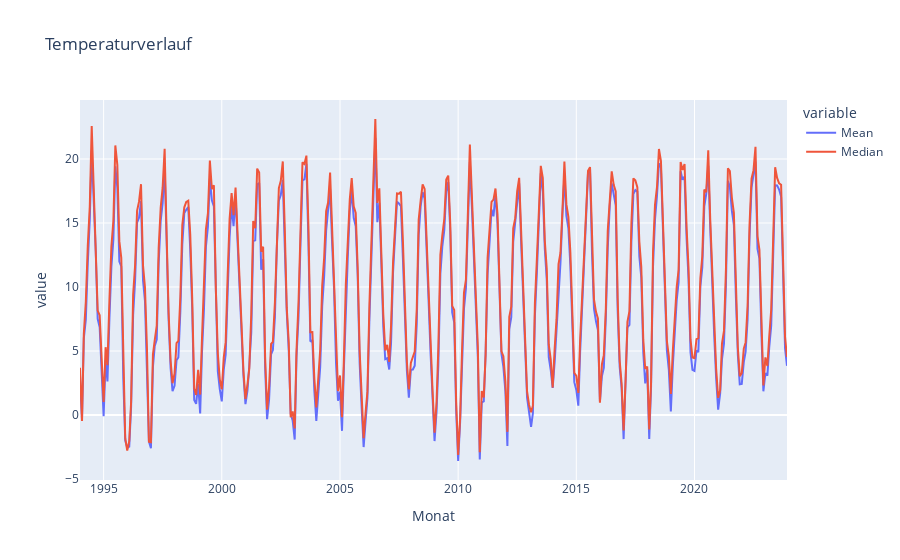

Write notebook code for a chart like this one.
### Code cell
fig = px.line(temp_data, x="Monat", y=["Mean", "Median"], title="Temperaturverlauf")
fig.show()

### Figure 1 — Plotly figure (JSON) as saved in the notebook; plotly's stock layout.template omitted (floating-point values rounded to 4 significant figures; data arrays with more than 128 entries replaced by an {"elided": "..."} marker saying what was removed)
{"data": [{"hovertemplate": "variable=Mean<br>Monat=%{x}<br>value=%{y}<extra></extra>", "legendgroup": "Mean", "line": {"color": "#636efa", "dash": "solid"}, "marker": {"symbol": "circle"}, "mode": "lines", "name": "Mean", "orientation": "v", "showlegend": true, "type": "scatter", "x": {"elided": "360 str values"}, "xaxis": "x", "y": {"elided": "360 float values"}, "yaxis": "y"}, {"hovertemplate": "variable=Median<br>Monat=%{x}<br>value=%{y}<extra></extra>", "legendgroup": "Median", "line": {"color": "#EF553B", "dash": "solid"}, "marker": {"symbol": "circle"}, "mode": "lines", "name": "Median", "orientation": "v", "showlegend": true, "type": "scatter", "x": {"elided": "360 str values"}, "xaxis": "x", "y": {"elided": "360 float values"}, "yaxis": "y"}], "layout": {"legend": {"title": {"text": "variable"}, "tracegroupgap": 0}, "title": {"text": "Temperaturverlauf"}, "xaxis": {"anchor": "y", "domain": [0, 1], "title": {"text": "Monat"}}, "yaxis": {"anchor": "x", "domain": [0, 1], "title": {"text": "value"}}}}
